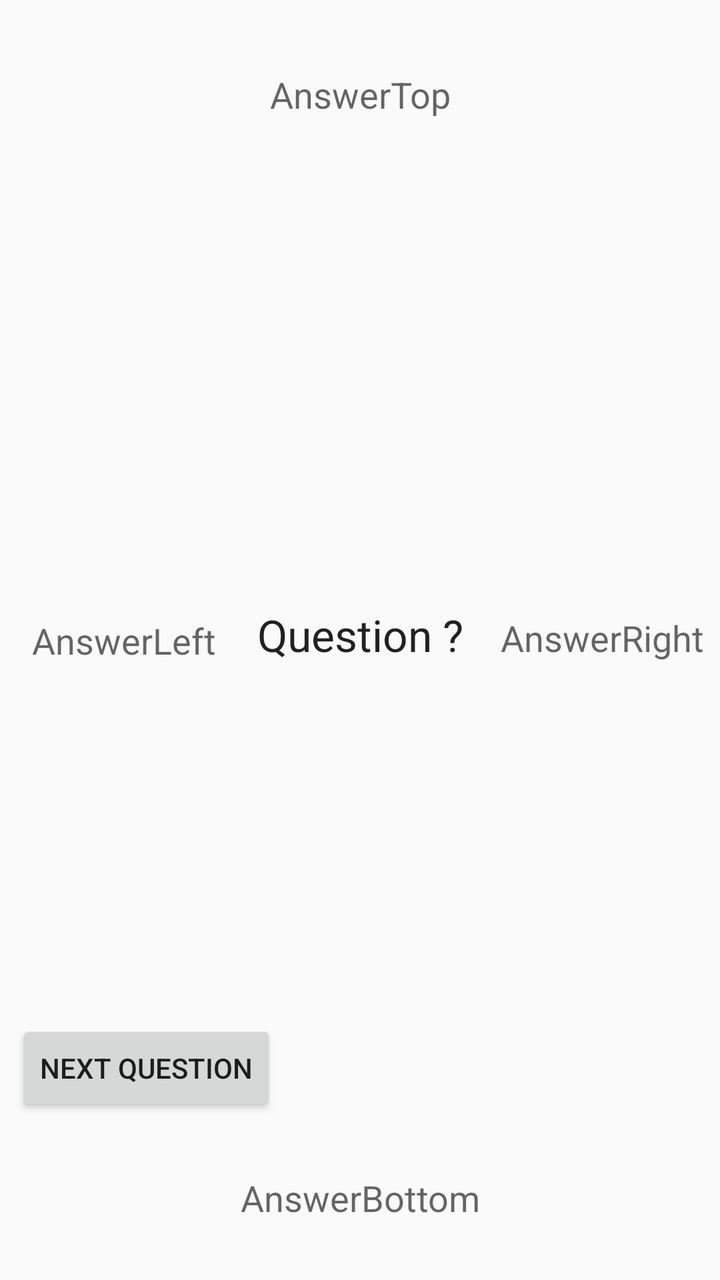
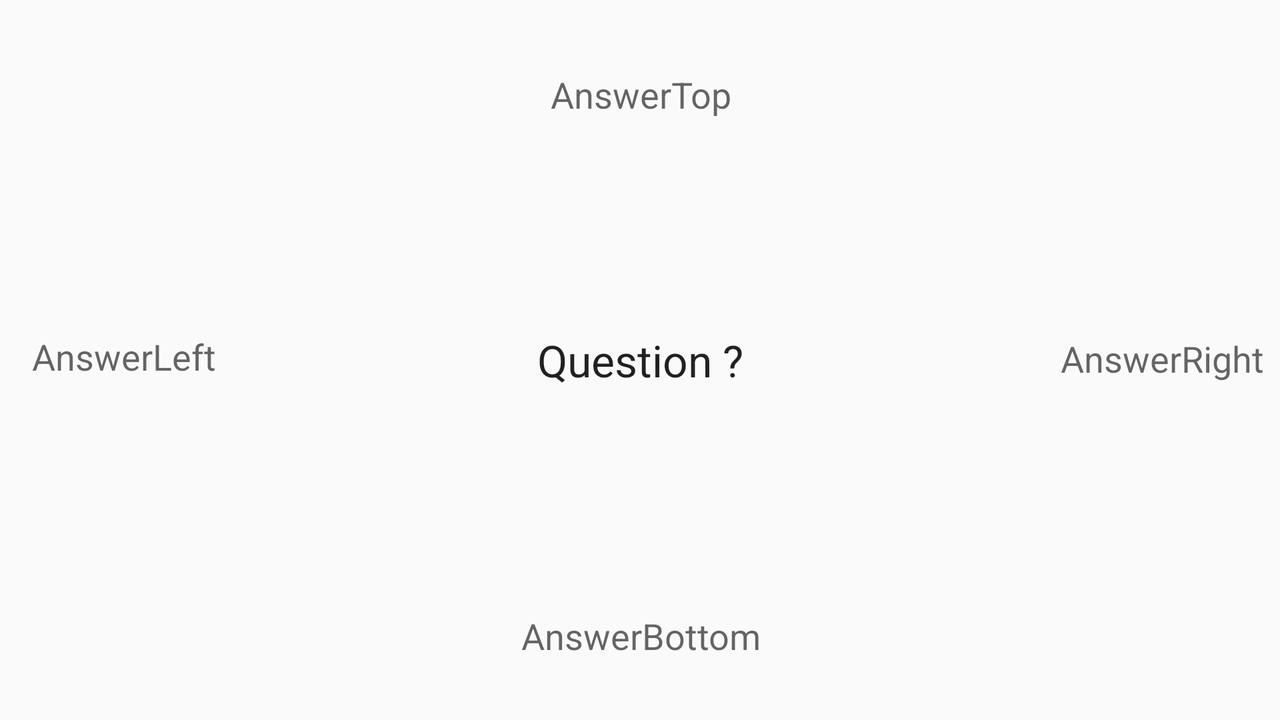

Two renders of one Android screen. The first uses the default layout on a phone; the second uses the alternative layout the repository ships for a different screen configuration, on a matching device. The two XML files are below.
<!-- AndroidManifest.xml: application theme Theme.AppCompat.Light -->
<!-- res/layout/activity_main.xml -->
<?xml version="1.0" encoding="utf-8"?>
<android.support.constraint.ConstraintLayout xmlns:android="http://schemas.android.com/apk/res/android"
    xmlns:app="http://schemas.android.com/apk/res-auto"
    xmlns:tools="http://schemas.android.com/tools"
    android:layout_width="match_parent"
    android:layout_height="match_parent"
    tools:context="com.example.petarstanev.mathgame.MainActivity"
    tools:layout_editor_absoluteY="81dp"
    tools:layout_editor_absoluteX="0dp">

    <TextView
        android:id="@+id/textViewCenter"
        android:layout_width="wrap_content"
        android:layout_height="wrap_content"
        android:text="Question ?"
        android:textAppearance="@android:style/TextAppearance.Material.Large"
        android:layout_marginBottom="8dp"
        app:layout_constraintBottom_toTopOf="@+id/textViewBottom"
        android:layout_marginTop="8dp"
        app:layout_constraintTop_toBottomOf="@+id/textViewTop"
        app:layout_constraintVertical_bias="0.488"
        app:layout_constraintRight_toRightOf="parent"
        app:layout_constraintLeft_toLeftOf="parent" />

    <TextView
        android:id="@+id/textViewBottom"
        android:layout_width="wrap_content"
        android:layout_height="wrap_content"
        android:text="AnswerBottom"
        android:textAppearance="@android:style/TextAppearance.Material.Medium"
        app:layout_constraintRight_toRightOf="parent"
        app:layout_constraintLeft_toLeftOf="parent"
        app:layout_constraintBottom_toBottomOf="parent"
        app:layout_constraintHorizontal_bias="0.501"
        android:layout_marginBottom="29dp" />

    <TextView
        android:id="@+id/textViewTop"
        android:layout_width="wrap_content"
        android:layout_height="wrap_content"
        android:text="AnswerTop"
        android:textAppearance="@android:style/TextAppearance.Material.Medium"
        app:layout_constraintRight_toRightOf="parent"
        app:layout_constraintLeft_toLeftOf="parent"
        app:layout_constraintTop_toTopOf="parent"
        android:layout_marginTop="35dp"
        app:layout_constraintHorizontal_bias="0.501" />

    <TextView
        android:id="@+id/textViewRight"
        android:layout_width="wrap_content"
        android:layout_height="wrap_content"
        android:text="AnswerRight"
        android:textAppearance="@android:style/TextAppearance.Material.Medium"
        android:layout_marginRight="6dp"
        app:layout_constraintRight_toRightOf="parent"
        android:layout_marginEnd="8dp"
        app:layout_constraintBottom_toBottomOf="parent"
        app:layout_constraintTop_toTopOf="parent"
        app:layout_constraintVertical_bias="0.498" />

    <TextView
        android:id="@+id/textViewLeft"
        android:layout_width="wrap_content"
        android:layout_height="wrap_content"
        android:layout_marginBottom="8dp"
        android:layout_marginLeft="8dp"
        android:layout_marginStart="16dp"
        android:text="AnswerLeft"
        android:textAppearance="@android:style/TextAppearance.Material.Medium"
        app:layout_constraintBottom_toBottomOf="parent"
        app:layout_constraintLeft_toLeftOf="parent"
        app:layout_constraintTop_toTopOf="parent"
        app:layout_constraintVertical_bias="0.507" />

    <Button
        android:id="@+id/btnNextQuestion"
        android:layout_width="wrap_content"
        android:layout_height="wrap_content"
        android:text="Next Question"
        app:layout_constraintBottom_toBottomOf="parent"
        android:layout_marginBottom="82dp"
        android:layout_marginLeft="8dp"
        app:layout_constraintLeft_toLeftOf="parent" />

</android.support.constraint.ConstraintLayout>
<!-- resources referenced by this layout -->
<resources>

</resources>
<!-- res/layout-land/activity_main.xml (the repository's variant of the layout above) -->
<!-- drawn on the phone turned sideways -->
<?xml version="1.0" encoding="utf-8"?>
<android.support.constraint.ConstraintLayout xmlns:android="http://schemas.android.com/apk/res/android"
    xmlns:app="http://schemas.android.com/apk/res-auto"
    xmlns:tools="http://schemas.android.com/tools"
    android:layout_width="match_parent"
    android:layout_height="match_parent"
    tools:context="com.example.petarstanev.mathgame.MainActivity"
    tools:layout_editor_absoluteX="0dp"
    tools:layout_editor_absoluteY="81dp">

    <TextView
        android:id="@+id/textViewCenter"
        android:layout_width="wrap_content"
        android:layout_height="wrap_content"
        android:layout_marginBottom="8dp"
        android:layout_marginTop="8dp"
        android:text="Question ?"
        android:textAppearance="@android:style/TextAppearance.Material.Large"
        app:layout_constraintBottom_toTopOf="@+id/textViewBottom"
        app:layout_constraintLeft_toLeftOf="parent"
        app:layout_constraintRight_toRightOf="parent"
        app:layout_constraintTop_toBottomOf="@+id/textViewTop"
        app:layout_constraintVertical_bias="0.488" />

    <TextView
        android:id="@+id/textViewBottom"
        android:layout_width="wrap_content"
        android:layout_height="wrap_content"
        android:layout_marginBottom="30dp"
        android:text="AnswerBottom"
        android:textAppearance="@android:style/TextAppearance.Material.Medium"
        app:layout_constraintBottom_toBottomOf="parent"
        app:layout_constraintHorizontal_bias="0.501"
        app:layout_constraintLeft_toLeftOf="parent"
        app:layout_constraintRight_toRightOf="parent" />

    <TextView
        android:id="@+id/textViewTop"
        android:layout_width="wrap_content"
        android:layout_height="wrap_content"
        android:layout_marginTop="35dp"
        android:text="AnswerTop"
        android:textAppearance="@android:style/TextAppearance.Material.Medium"
        app:layout_constraintHorizontal_bias="0.501"
        app:layout_constraintLeft_toLeftOf="parent"
        app:layout_constraintRight_toRightOf="parent"
        app:layout_constraintTop_toTopOf="parent" />

    <TextView
        android:id="@+id/textViewRight"
        android:layout_width="wrap_content"
        android:layout_height="wrap_content"
        android:layout_marginEnd="8dp"
        android:layout_marginRight="6dp"
        android:text="AnswerRight"
        android:textAppearance="@android:style/TextAppearance.Material.Medium"
        app:layout_constraintBottom_toBottomOf="parent"
        app:layout_constraintRight_toRightOf="parent"
        app:layout_constraintTop_toTopOf="parent"
        app:layout_constraintVertical_bias="0.498" />

    <TextView
        android:id="@+id/textViewLeft"
        android:layout_width="wrap_content"
        android:layout_height="wrap_content"
        android:layout_marginBottom="8dp"
        android:layout_marginLeft="8dp"
        android:layout_marginStart="16dp"
        android:text="AnswerLeft"
        android:textAppearance="@android:style/TextAppearance.Material.Medium"
        app:layout_constraintBottom_toBottomOf="parent"
        app:layout_constraintLeft_toLeftOf="parent"
        app:layout_constraintTop_toTopOf="parent"
        app:layout_constraintVertical_bias="0.507" />

</android.support.constraint.ConstraintLayout>
